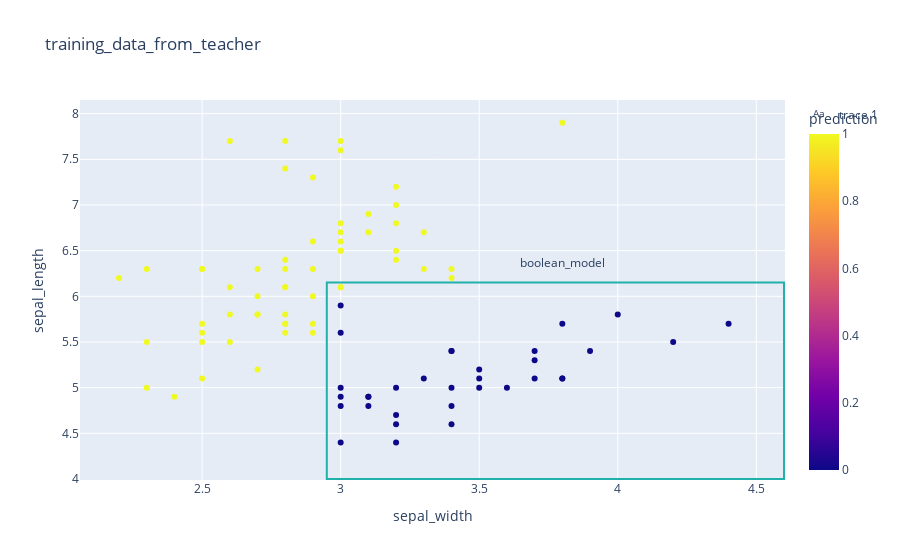

The cell this chart's notebook holds for it:
### Code cell
df_training_data_from_teacher = pd.concat([X_train, y_train_teacher], axis=1)
fig = px.scatter(
    df_training_data_from_teacher, 
    x="sepal_width", 
    y="sepal_length", 
    color='prediction', 
    title='training_data_from_teacher')
fig.add_shape(type="rect",
    x0=sepal_width_min, y0=sepal_length_min, x1=sepal_width_max, y1=sepal_length_max,
    line=dict(color="LightSeaGreen"),
)
fig.add_trace(go.Scatter(
    x=[3.8],
    y=[6.35],
    text=["boolean_model"],
    mode="text",
))
fig.show()

### Figure 1 — Plotly figure (JSON) as saved in the notebook; plotly's stock layout.template omitted (floating-point values rounded to 4 significant figures)
{"data": [{"hovertemplate": "sepal_width=%{x}<br>sepal_length=%{y}<br>prediction=%{marker.color}<extra></extra>", "legendgroup": "", "marker": {"color": [0, 1, 1, 1, 1, 0, 1, 0, 0, 1, 1, 0, 1, 0, 1, 1, 1, 0, 1, 0, 1, 1, 1, 0, 0, 0, 1, 0, 1, 1, 1, 0, 1, 0, 1, 1, 0, 0, 1, 1, 1, 1, 1, 0, 0, 1, 0, 0, 1, 1, 1, 1, 1, 0, 1, 0, 0, 1, 1, 1, 0, 1, 0, 1, 1, 1, 1, 0, 1, 1, 0, 0, 0, 1, 1, 0, 1, 1, 1, 1, 0, 1, 1, 1, 0, 1, 1, 1, 1, 0], "coloraxis": "coloraxis", "symbol": "circle"}, "mode": "markers", "name": "", "orientation": "v", "showlegend": false, "type": "scatter", "x": [3.5, 3.1, 2.9, 2.6, 2.7, 4.4, 3.2, 3.4, 4, 2.6, 2.5, 3, 3, 3.2, 2.9, 3, 3, 3.8, 3.2, 3.2, 3, 2.6, 2.4, 3.1, 4.2, 3, 3.2, 3.5, 3.8, 2.8, 2.9, 3.7, 2.5, 3.4, 2.8, 3, 3.2, 3.7, 3.3, 2.8, 2.5, 2.8, 2.3, 3.4, 3.9, 2.8, 3, 3.7, 2.7, 3.2, 3.4, 2.8, 2.3, 3.1, 3.1, 3.6, 3, 2.9, 2.8, 2.8, 3.1, 2.9, 3, 2.7, 3, 2.3, 2.8, 3.4, 3.3, 2.5, 3.8, 3.8, 3.4, 2.8, 3, 3.5, 3, 3, 2.2, 3.4, 3.2, 3.2, 2.5, 2.5, 3.3, 2.7, 2.6, 2.9, 2.7, 3], "xaxis": "x", "y": [5, 6.7, 7.3, 5.5, 5.2, 5.7, 7.2, 5.4, 5.8, 6.1, 5.7, 4.8, 6.5, 4.6, 6.6, 6.7, 6.1, 5.7, 7, 4.7, 6.5, 7.7, 4.9, 4.8, 5.5, 5.6, 6.4, 5.2, 7.9, 5.8, 5.7, 5.1, 5.1, 5, 7.7, 7.6, 5, 5.4, 6.7, 6.1, 6.3, 7.4, 5, 5.4, 5.4, 5.6, 4.9, 5.3, 6, 6.8, 6.2, 5.7, 6.3, 4.9, 6.9, 5, 4.4, 6, 6.1, 6.4, 4.9, 5.6, 5.9, 6.3, 6.8, 5.5, 6.3, 4.8, 6.3, 5.6, 5.1, 5.1, 4.6, 5.7, 6.6, 5.1, 7.7, 6.1, 6.2, 6.3, 4.4, 6.5, 5.5, 6.3, 5.1, 5.8, 5.8, 6.3, 5.8, 5], "yaxis": "y"}, {"mode": "text", "text": ["boolean_model"], "type": "scatter", "x": [3.8], "y": [6.35]}], "layout": {"coloraxis": {"colorbar": {"title": {"text": "prediction"}}, "colorscale": [[0, "#0d0887"], [0.1111, "#46039f"], [0.2222, "#7201a8"], [0.3333, "#9c179e"], [0.4444, "#bd3786"], [0.5556, "#d8576b"], [0.6667, "#ed7953"], [0.7778, "#fb9f3a"], [0.8889, "#fdca26"], [1, "#f0f921"]]}, "legend": {"tracegroupgap": 0}, "shapes": [{"line": {"color": "LightSeaGreen"}, "type": "rect", "x0": 2.95, "x1": 4.6, "y0": 4, "y1": 6.15}], "title": {"text": "training_data_from_teacher"}, "xaxis": {"anchor": "y", "domain": [0, 1], "title": {"text": "sepal_width"}}, "yaxis": {"anchor": "x", "domain": [0, 1], "title": {"text": "sepal_length"}}}}
